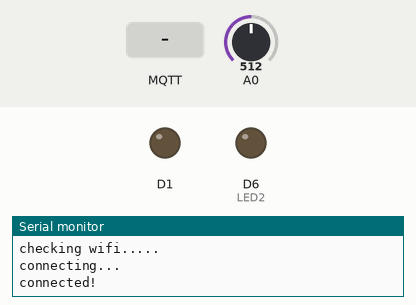
Recording of a sketch running on a simulated ESP8266 (NodeMCU). On the bench: output pins drawn as LEDs (lit = HIGH), the last lines printed to the serial monitor. The inputs (shaded band) are chosen by the test bench; at power-on: A0 = 512. WiFi joins after 1.5 s; servers stay silent unless stated; no MQTT or app messages arrive unless stated.

Above: at 3.2 s.
3.3 s: MQTT message "/Sequence" arrives on the first subscribed topic
At 4.5 s:
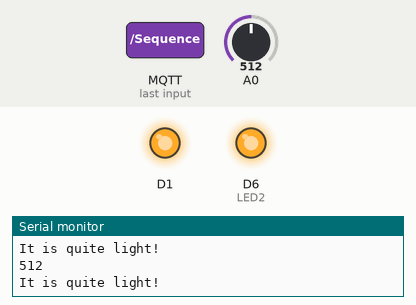
4.8 s: A0 set to 409
6.3 s: A0 set to 382
At 7.5 s:
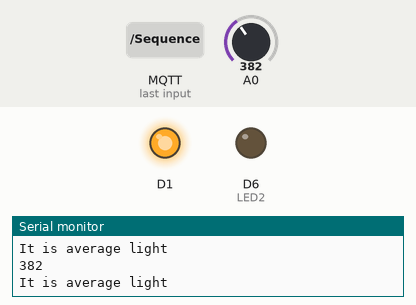
7.8 s: A0 set to 410
At 8.7 s:
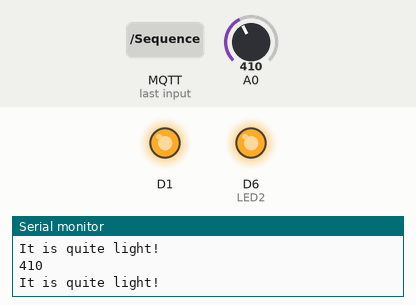
9.3 s: MQTT message "/Sequence" arrives on the second subscribed topic
At 10.5 s:
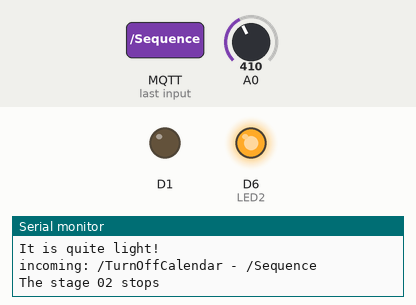
10.8 s: MQTT message "/TurnOffCalendar" arrives on the first subscribed topic
At 11.5 s:
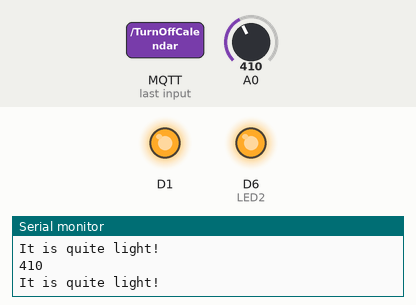
Timing chart, 0 to 13.3 s (numbered marks = the images above; inputs shaded):
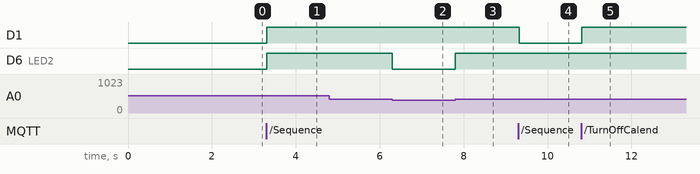

The sketch:

Calendar2.ino
```cpp
#include <ESP8266WiFi.h>
#include <MQTT.h>

const char ssid[] = "xiaoge";
const char pass[] = "qwertyuiop";

int light = 0;
int LED2 = D6;
bool Calendar2_Status;

WiFiClient net;
MQTTClient client;

unsigned long lastMillis = 0;

void connect() {
  Serial.print("checking wifi...");
  while (WiFi.status() != WL_CONNECTED) {
    Serial.print(".");
    delay(1000);
  }

  Serial.print("\nconnecting...");
  while (!client.connect("EspXiaoge04", "WandLight", "sd55242021")) {
    Serial.print(".");
    delay(1000);
  }

  Serial.println("\nconnected!");

  client.subscribe("/Sequence");
  client.subscribe("/TurnOffCalendar");
  client.subscribe("/EndGame");
  // client.unsubscribe("/hello");
}

void messageReceived(String &topic, String &payload) {
  Serial.println("incoming: " + topic + " - " + payload);

  if (String(topic) == "/Sequence") {

    Serial.print("The stage 02 begins");
    Calendar2_Status = true;

   }

   if (String(topic) == "/TurnOffCalendar" || String(topic) == "/EndGame") {
    Serial.print("The stage 02 stops");
    Calendar2_Status = false;
   }

}

  // Note: Do not use the client in the callback to publish, subscribe or
  // unsubscribe as it may cause deadlocks when other things arrive while
  // sending and receiving acknowledgments. Instead, change a global variable,
  // or push to a queue and handle it in the loop after calling `client.loop()`.

void setup() {

  pinMode (D6, OUTPUT);
  pinMode (D1, OUTPUT);

  Serial.begin(115200);
  WiFi.begin(ssid, pass);

  // Note: Local domain names (e.g. "Computer.local" on OSX) are not supported
  // by Arduino. You need to set the IP address directly.
  client.begin("mqtt.eclipseprojects.io", net);
  client.onMessage(messageReceived);

  connect();
}

void loop() {

  if (Calendar2_Status == true){

     //Turn on photo resistor
    digitalWrite(D1,HIGH);

    //Read light value
    light = analogRead(A0);
    Serial.println(light);

    if(light > 400) {
      Serial.println("It is quite light!");
      digitalWrite(LED2,HIGH);
    }
    else{
      Serial.println("It is average light");
      digitalWrite(LED2,LOW);
    }
  }

  if (Calendar2_Status == false) {
    //Turn off photo resistor
    digitalWrite(D1, LOW);
  }

  client.loop();
  delay(10);  // <- fixes some issues with WiFi stability

  if (!client.connected()) {
    connect();
  }


}
```

Measured:
- the behaviour switches between 401 and 400 on A0 (found by bisection; images 1 and 2)
- after the input at 3.3 s, D1, D6 (LED2): LOW → HIGH at once
- after the input at 6.3 s, D6 (LED2): HIGH → LOW at once
- after the input at 7.8 s, D6 (LED2): LOW → HIGH at once
- after the input at 9.3 s, D1: HIGH → LOW at once
- after the input at 10.8 s, D1: LOW → HIGH at once
